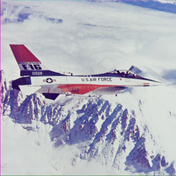
%> input picture excersiecs/RaAr7/13/airplane.png, 176 x 176 px, shrunk from 512 x 512 before the run
$ octave td.m   (GNU Octave 9; MATLAB toolbox functions it lacks are replaced by stand-ins)
%> lines starting %> are read from the running program, lines starting %| are printed output that depends on the picture

clc;
close all;
clear all;


image = imread("../benchmark/airplane.png");
%> image is the input picture: size 176x176x3 uint8; mean R, G, B 177.6, 178, 190.3
image = rgb2gray(image);
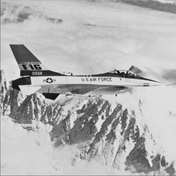
%> image: size 176x176 uint8; min 9, max 241, mean 179.3
%imshow(imageArray);  % Display image.
imagesize = size(image);
%> imagesize = [176 176]
PatchArray=zeros(100,100);
for i = imagesize(1, 1) : -1 :(imagesize(1, 1)-100)
    for j = imagesize(1, 2): -1 :(imagesize(1, 2)-100)
        PatchArray(i,j)= image(i,j);
    end
end
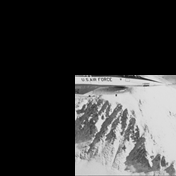
%> PatchArray: size 176x176 double; min 0, max 241, mean 56.7
figure,
imshow(uint8(PatchArray));
figure,
imshow(image);
